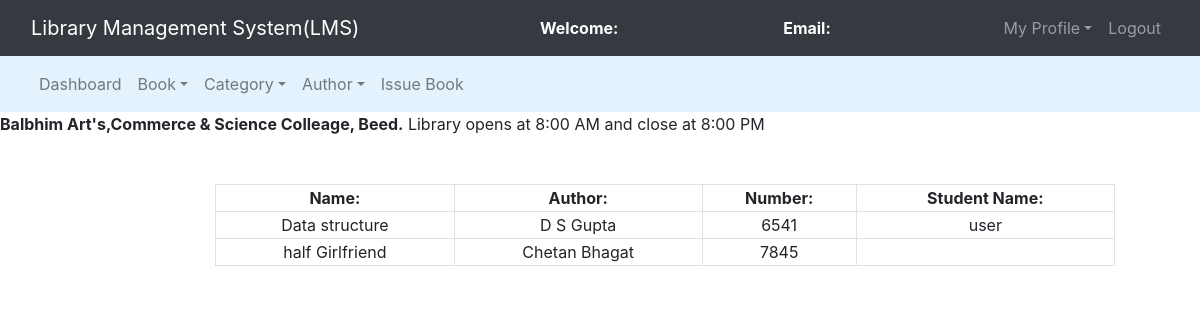
The page /admin/view_issued_book.php on the database as committed earlier.
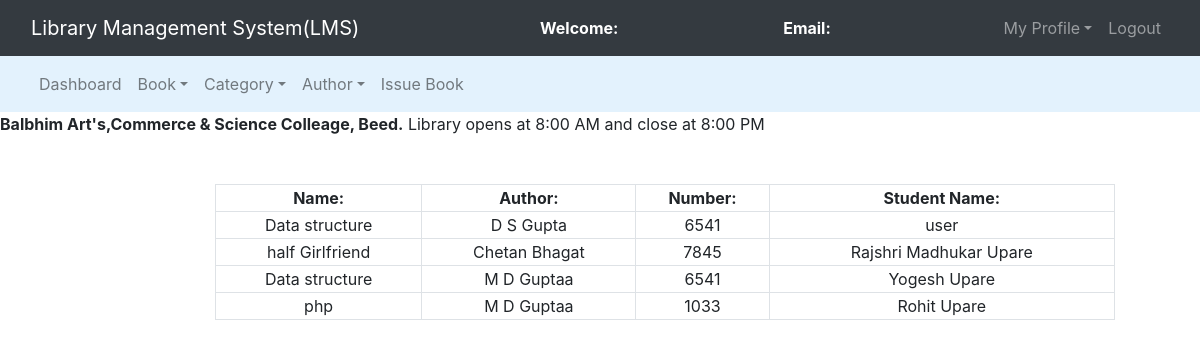
The same page on the database as committed later.
### tables this page shows
CREATE TABLE `issued_books` (
  `s_no` int(11) NOT NULL,
  `book_no` int(11) NOT NULL,
  `book_name` varchar(200) NOT NULL,
  `book_author` varchar(200) NOT NULL,
  `student_id` int(11) NOT NULL,
  `status` int(11) NOT NULL,
  `issue_date` longtext NOT NULL
);

CREATE TABLE `users` (
  `id` int(11) NOT NULL,
  `name` varchar(50) NOT NULL,
  `email` varchar(100) NOT NULL,
  `password` varchar(100) NOT NULL,
  `mobile` bigint(10) NOT NULL,
  `address` varchar(250) NOT NULL
);

### admin/view_issued_book.php (the view, shortened to what this page needs)
<?php
	include 'db_connect.php';
	$query = "select issued_books.book_name,issued_books.book_author,issued_books.book_no,users.name from issued_books left join users on issued_books.student_id = users.id";
?>
<!DOCTYPE html>
<html>
<head>
	<link rel="stylesheet" type="text/css" href="../bootstrap-4.4.1/css/bootstrap.min.css">
</head>
<body>
	<nav class="navbar navbar-expand-lg navbar-dark bg-dark">
		<div class="container-fluid">
			<div class="navbar-header">
				<a class="navbar-brand" href="index.php">Library Management System(LMS)</a>
			</div>
			<font style="color: white"><span><strong>Welcome: <?php echo $_SESSION['name'];?></strong></span></font>
			<font style="color: white"><span><strong>Email: <?php echo $_SESSION['email'];?></strong></span></font>
			<ul class="nav navbar-nav navbar-right">
				<li class="nav-item dropdown">
					<a class="nav-link dropdown-toggle" data-toggle="dropdown">My Profile</a>
				</li>
				<li class="nav-item"><a class="nav-link" href="../logout.php">Logout</a></li>
			</ul>
		</div>
	</nav>
<nav class="navbar navbar-expand-lg navbar-light" style="background-color: #e3f2fd">
	<div class="container-fluid">
		<ul class="nav navbar-nav navbar-center">
			<li class="nav-item">
				<a href="admin_dashboard.php" class="nav-link">Dashboard</a>
			</li>
			<li class="nav-item dropdown">
				<a class="nav-link dropdown-toggle" data-toggle="dropdown">Book</a>
			</li>
			<li class="nav-item dropdown">
				<a class="nav-link dropdown-toggle" data-toggle="dropdown">Category</a>
			</li>
			<li class="nav-item dropdown">
				<a class="nav-link dropdown-toggle" data-toggle="dropdown">Author</a>
			</li>
			<li class="nav-item">
				<a href="issue_book.php" class="nav-link">Issue Book</a>
			</li>
		</ul>
	</div>
</nav>
<span><marquee><b>Balbhim Art's,Commerce & Science Colleage, Beed.</b> Library opens at 8:00 AM and close at 8:00 PM</marquee></span><br><br>
<div class="container-fluid">
	<div class="row">
	<div class="col-md-2"></div>
	<div class="col-md-8">
		<form>
			<table class="table-bordered" width="900px" style="text-align: center">
				<tr>
					<th>Name:</th>
					<th>Author:</th>
					<th>Number:</th>
					<th>Student Name:</th>
				</tr>
				<?php
					$query_run = mysqli_query($connection,$query);
					while($row = mysqli_fetch_assoc($query_run)){
						$book_name = $row['book_name'];
						$book_author = $row['book_author'];
						$book_no = $row['book_no'];
						$student_name = $row['name'];
				?>
						<tr>
							<td><?php echo $book_name;?></td>
							<td><?php echo $book_author;?></td>
							<td><?php echo $book_no;?></td>
							<td><?php echo $student_name;?></td>
						</tr>
						<?php
					}
				?>
			</table>
		</form>
	</div>
	<div class="col-md-2"></div>
</div>
</body>
</html>

Rows that differ between the two databases and show on the page:
shown differently, row unchanged: issued_books "half Girlfriend": users.name (not shown) → "Rajshri Madhukar Upare"
added issued_books: book_name "Data structure", book_author "M D Guptaa", book_no "6541", users.name "Yogesh Upare"
added issued_books: book_name "php", book_author "M D Guptaa", book_no "1033", users.name "Rohit Upare"
